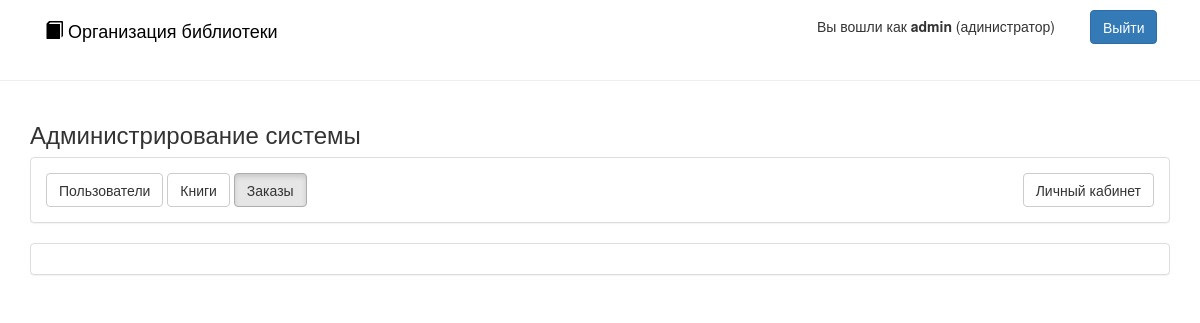
/admin/orders (signed in), run on an earlier commit of the app's database.
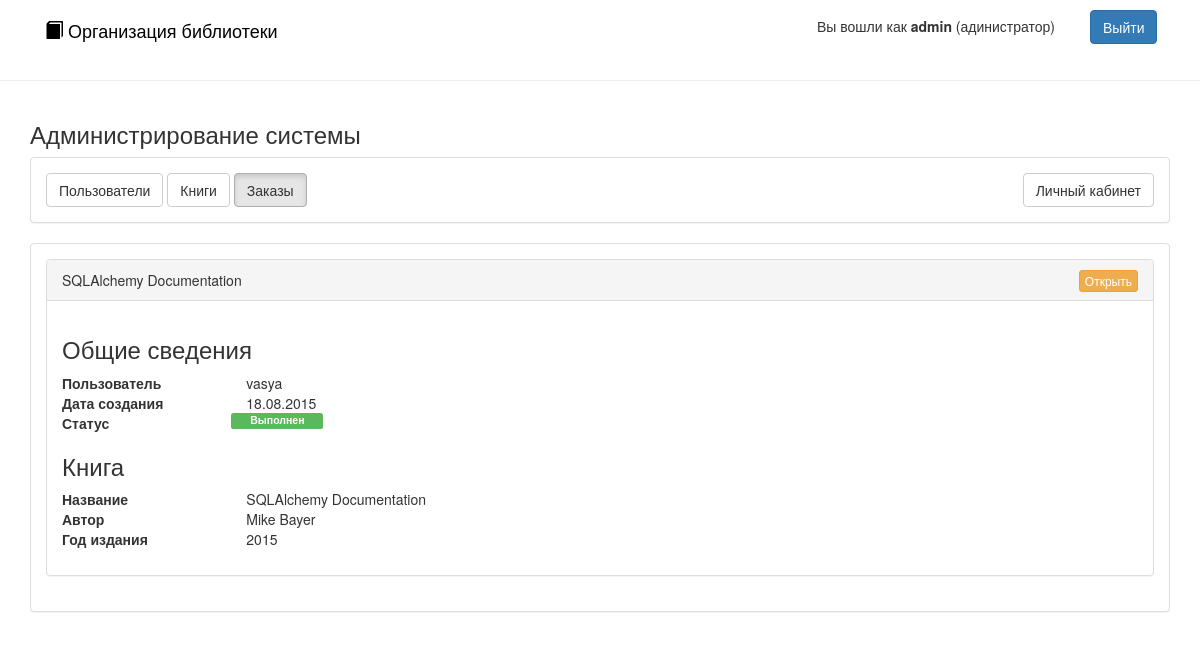
And on a later commit of the database.
### app/models/Order.py (models this page shows, shortened)
class Order(db.Model):
    id = db.Column('id', db.String(36), primary_key=True, nullable=False)
    author = db.Column('author', db.Integer, nullable=False)
    name = db.Column('name', db.String(300), nullable=False)
    year = db.Column('year', db.Integer, nullable=True)
    create_date = db.Column('create_date', db.DateTime, nullable=False)
    user_login = db.Column(db.String(30), ForeignKey('user.login'), nullable=False)
    user = relationship('User')
    status_id = db.Column(db.Integer, ForeignKey('order_status.id'), nullable=False)
    status = relationship('OrderStatus')
    book_id = db.Column(db.String(36), ForeignKey('book.id'), nullable=True)
    book = relationship('Book')
    comments = relationship('Comment')
    @classmethod
    def get_all(cls):
        return cls.query.all()

### app/models/OrderStatus.py (models this page shows, shortened)
class OrderStatus(db.Model):
    __table_args__ = {'sqlite_autoincrement': True}
    id = db.Column('id', db.Integer, primary_key=True, nullable=False)
    status = db.Column('status', db.String(50), nullable=False)

### app/controllers/AdminController.py (the view)
@app.route("/admin/orders")
@login_required
def admin_orders():
    if not current_user.is_admin:
        abort(403)  # access denied
    ods = Order.get_all()
    return render_template('admin/orders.html', orders=ods)

### app/controllers/LoginController.py (called while the page is built)
@login_manager.user_loader
def load_user(lgn):
    return User.get(lgn)

### app/models/User.py (called while the page is built)
    @classmethod
    def get(cls, id):
        return cls.query.get(id)

### templates/admin/orders.html (shortened to what this page needs)
{% extends "layout.html" %}
{% block body %}
<div class="container">
    <h3>Администрирование системы</h3>
    <div class="panel panel-default">
        <div class="panel-body">
            <a href="{{ url_for('admin_users') }}" class="btn btn-default">Пользователи</a>
            <a href="{{ url_for('admin_public') }}" class=" btn btn-default">Книги</a>
            <a href="{{ url_for('admin_orders') }}" class="btn btn-default active">Заказы</a>
            <a href="{{ url_for('main') }}" class="btn btn-default pull-right">Личный кабинет</a>
        </div>
    </div>
    <div class="panel panel-default">
        <div class="panel-body">
            {% for o in orders %}
            <div class="panel panel-default">
                <div class="panel-heading">
                    {{ o.name }}
                    <a href="{{ url_for('admin_order', order_id=o.id) }}" class="btn btn-xs btn-warning pull-right">Открыть</a>
                </div>
                <div class="panel-body">
                    <h3>Общие сведения</h3>
                    <div class="row">
                      <div class="col-md-2"><b>Пользователь</b></div>
                      <div class="col-md-10">{{ o.user_login }}</div>
                    </div>
                    <div class="row">
                      <div class="col-md-2"><b>Дата создания</b></div>
                      <div class="col-md-10"> {{ o.create_date.strftime('%d.%m.%Y') }} </div>
                    </div>
                    <div class="row">
                        <div class="col-md-2"><b>Статус</b></div>
                        <span class="label
                                {% if o.status.id == 0 %}
                                    label-default
                                {% elif o.status.id == 1 %}
                                    label-info
                                {% elif o.status.id == 2 %}
                                    label-success
                                {% elif o.status.id == 3 %}
                                    label-danger
                                {% endif %}
                                 col-md-1">
                                {{ o.status.status }}
                            </span>
                    </div>
                    <h3>Книга</h3>
                    <div class="row">
                      <div class="col-md-2"><b>Название</b></div>
                      <div class="col-md-10">{{ o.name }}</div>
                    </div>
                    <div class="row">
                      <div class="col-md-2"><b>Автор</b></div>
                      <div class="col-md-10">{{ o.author }}</div>
                    </div>
                    {% if o.year %}
                    <div class="row">
                      <div class="col-md-2"><b>Год издания</b></div>
                      <div class="col-md-10">{{ o.year }}</div>
                    </div>
                    {% endif %}
                    <div class="row" style="margin-top: 10px;">
                        <div class="col-md-2">
                        </div>
                    </div>
                </div>
            </div>
            {% endfor %}
        </div>
    </div>
</div>
{% endblock %}

What changed in the data, as far as the page shows it:
added Order: name "SQLAlchemy Documentation", user_login "vasya", create_date "18.08.2015", status.status "Выполнен", author "Mike Bayer", year "2015"
